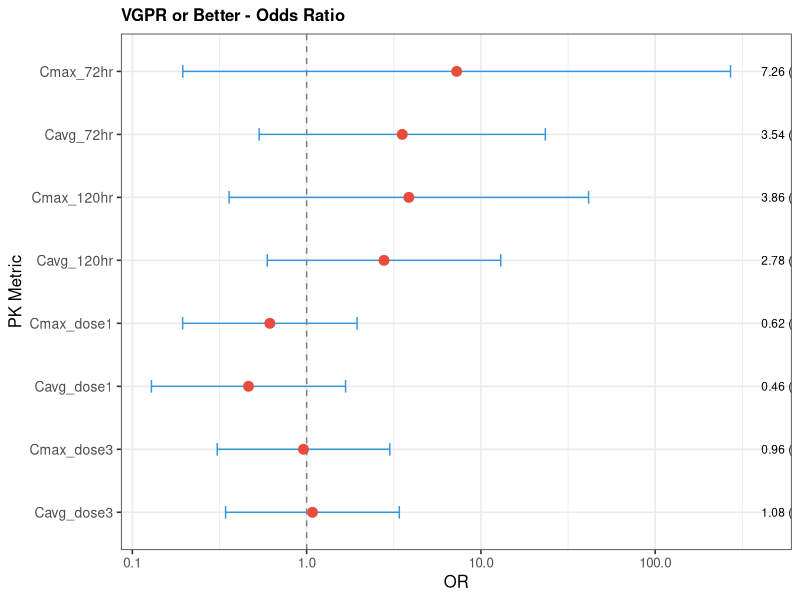
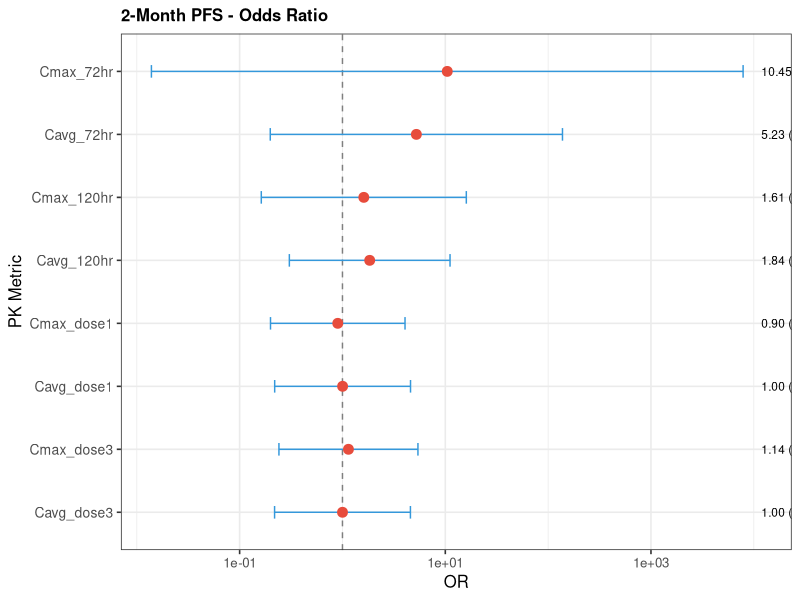

Here is the R script that generated these plots, in order: (Note: this script raises an error after producing the figures.)
#===============================================================================
# Teclistamab PK-Response Association Analysis
#
# For patients with ≥4 weeks of treatment:
# 1. VGPR or better (≥VGPR) - Odds Ratio (Logistic Regression)
# 2. 2-month PFS status - Odds Ratio (Logistic Regression)
# 3. PFS - Hazard Ratio (Cox Regression)
#
# NOTE: Uses PK metrics from ae_pk_analysis.R (pk_ae_merged_results.csv)
#       Run ae_pk_analysis.R first to generate the PK data
#===============================================================================

library(tidyverse)
library(survival)
library(broom)
library(gridExtra)

set.seed(12345)

cat("==========================================================\n")
cat("    Teclistamab PK-Response Association Analysis\n")
cat("==========================================================\n\n")

#-------------------------------------------------------------------------------
# 1. Load PK Data from Previous Analysis
#-------------------------------------------------------------------------------

cat("Loading data...\n")

# Load PK metrics from ae_pk_analysis.R output
if (!file.exists("pk_ae_merged_results.csv")) {
  stop("pk_ae_merged_results.csv not found! Run ae_pk_analysis.R first.")
}

pk_data <- read_csv("pk_ae_merged_results.csv", show_col_types = FALSE)
cat("  - Loaded PK data for", nrow(pk_data), "patients from ae_pk_analysis.R\n")

# Load dosing data to calculate treatment duration
dosing_all <- read_csv("mrgsolve_dosing_full.csv", show_col_types = FALSE) %>%
  filter(TIME >= 0) %>%
  arrange(ID, TIME)

# Load response data
response_data <- read_csv("response_data.csv", show_col_types = FALSE)
cat("  - Loaded response data for", nrow(response_data), "patients\n")

#-------------------------------------------------------------------------------
# 2. Calculate Treatment Duration and Filter for ≥4 Weeks
#-------------------------------------------------------------------------------

cat("\n=== Filtering for ≥4 weeks treatment ===\n")

# Calculate treatment duration per patient (max TIME in hours)
treatment_duration <- dosing_all %>%
  group_by(ID) %>%
  summarise(
    N_doses = n(),
    Max_TIME_hr = max(TIME),
    Treatment_days = max(TIME) / 24,
    .groups = "drop"
  )

cat("\nTreatment Duration Summary:\n")
print(treatment_duration)

# Filter for ≥4 weeks treatment (28 days = 672 hours)
patients_4weeks <- treatment_duration %>%
  filter(Treatment_days >= 28)

cat("\n>>> Patients with ≥4 weeks treatment:", nrow(patients_4weeks), "out of", nrow(treatment_duration), "<<<\n")

if (nrow(patients_4weeks) == 0) {
  stop("No patients with ≥4 weeks of treatment found!")
}

cat("\nFiltered patients IDs:", paste(patients_4weeks$ID, collapse = ", "), "\n")

#-------------------------------------------------------------------------------
# 3. Merge Data and Create Analysis Dataset
#-------------------------------------------------------------------------------

cat("\n=== Creating analysis dataset ===\n")

# Filter PK data for ≥4 weeks patients and merge with response data
filtered_data <- pk_data %>%
  filter(ID %in% patients_4weeks$ID) %>%
  left_join(response_data, by = "PID") %>%
  left_join(patients_4weeks %>% select(ID, N_doses, Treatment_days), by = "ID") %>%
  mutate(
    # VGPR or better (sCR, CR, VGPR)
    VGPR_or_better = ifelse(RESP_CTX %in% c("sCR", "CR", "VGPR"), 1, 0),

    # 2-month (60 days) PFS status
    PFS_2month = case_when(
      DAYS_VS_PFS_CTX >= 60 ~ 1,
      VS_PFS_CTX == 0 ~ 1,
      VS_PFS_CTX == 1 & DAYS_VS_PFS_CTX < 60 ~ 0,
      TRUE ~ NA_real_
    ),

    # For Cox model
    PFS_event = VS_PFS_CTX,
    PFS_time = DAYS_VS_PFS_CTX
  )

# Summary of response outcomes
cat("\n=== Response Summary (patients with ≥4 weeks treatment) ===\n")
cat("Total patients:", nrow(filtered_data), "\n")
cat("\nResponse distribution:\n")
print(table(filtered_data$RESP_CTX, useNA = "ifany"))

cat("\nVGPR or better:\n")
print(table(filtered_data$VGPR_or_better, useNA = "ifany"))

cat("\n2-month PFS status:\n")
print(table(filtered_data$PFS_2month, useNA = "ifany"))

cat("\nPFS events:\n")
print(table(filtered_data$PFS_event, useNA = "ifany"))

# Save filtered data
write_csv(filtered_data, "pk_response_analysis_data.csv")
cat("\nSaved filtered analysis data to: pk_response_analysis_data.csv\n")

#-------------------------------------------------------------------------------
# 4. Define PK Metrics for Analysis
#-------------------------------------------------------------------------------

pk_metrics <- c("Cmax_72hr", "Cavg_72hr", "Cmax_120hr", "Cavg_120hr",
                "Cmax_dose1", "Cavg_dose1", "Cmax_dose3", "Cavg_dose3")

#-------------------------------------------------------------------------------
# 5. Logistic Regression Function (for OR)
#-------------------------------------------------------------------------------

run_logistic_analysis <- function(data, outcome_var, pk_var, outcome_name) {

  # Filter valid data
  model_data <- data %>%
    filter(!is.na(.data[[outcome_var]]) & !is.na(.data[[pk_var]]))

  if (nrow(model_data) < 5) return(NULL)
  if (length(unique(model_data[[outcome_var]])) < 2) return(NULL)

  # Standardize PK variable for comparable ORs
  model_data$pk_std <- scale(model_data[[pk_var]])[,1]

  # Fit logistic regression
  formula <- as.formula(paste(outcome_var, "~ pk_std"))

  tryCatch({
    fit <- glm(formula, data = model_data, family = binomial)

    # Extract results
    coef_summary <- summary(fit)$coefficients

    # Calculate OR and 95% CI
    beta <- coef_summary["pk_std", "Estimate"]
    se <- coef_summary["pk_std", "Std. Error"]
    p_value <- coef_summary["pk_std", "Pr(>|z|)"]

    or <- exp(beta)
    or_lower <- exp(beta - 1.96 * se)
    or_upper <- exp(beta + 1.96 * se)

    # Also calculate OR per unit (not standardized)
    pk_sd <- sd(model_data[[pk_var]], na.rm = TRUE)
    or_per_unit <- exp(beta / pk_sd * 0.1)  # OR per 0.1 unit increase

    tibble(
      Outcome = outcome_name,
      `PK Metric` = pk_var,
      N = nrow(model_data),
      `N Events` = sum(model_data[[outcome_var]] == 1),
      `OR (95% CI)` = sprintf("%.2f (%.2f-%.2f)", or, or_lower, or_upper),
      OR = or,
      OR_lower = or_lower,
      OR_upper = or_upper,
      `p-value` = p_value,
      Sig = ifelse(p_value < 0.05, "*", "")
    )
  }, error = function(e) {
    NULL
  })
}

#-------------------------------------------------------------------------------
# 6. Cox Regression Function (for HR)
#-------------------------------------------------------------------------------

run_cox_analysis <- function(data, pk_var) {

  # Filter valid data
  model_data <- data %>%
    filter(!is.na(PFS_event) & !is.na(PFS_time) & !is.na(.data[[pk_var]])) %>%
    filter(PFS_time > 0)

  if (nrow(model_data) < 5) return(NULL)
  if (sum(model_data$PFS_event) < 2) return(NULL)

  # Standardize PK variable
  model_data$pk_std <- scale(model_data[[pk_var]])[,1]

  tryCatch({
    # Fit Cox model
    fit <- coxph(Surv(PFS_time, PFS_event) ~ pk_std, data = model_data)

    # Extract results
    fit_summary <- summary(fit)

    hr <- fit_summary$conf.int[1, "exp(coef)"]
    hr_lower <- fit_summary$conf.int[1, "lower .95"]
    hr_upper <- fit_summary$conf.int[1, "upper .95"]
    p_value <- fit_summary$coefficients[1, "Pr(>|z|)"]

    tibble(
      Outcome = "PFS",
      `PK Metric` = pk_var,
      N = nrow(model_data),
      `N Events` = sum(model_data$PFS_event),
      `HR (95% CI)` = sprintf("%.2f (%.2f-%.2f)", hr, hr_lower, hr_upper),
      HR = hr,
      HR_lower = hr_lower,
      HR_upper = hr_upper,
      `p-value` = p_value,
      Sig = ifelse(p_value < 0.05, "*", "")
    )
  }, error = function(e) {
    NULL
  })
}

#-------------------------------------------------------------------------------
# 7. Run Analyses
#-------------------------------------------------------------------------------

cat("\n")
cat("==========================================================\n")
cat("             STATISTICAL ANALYSIS RESULTS\n")
cat("==========================================================\n")

# 7.1 VGPR or better (Logistic Regression - OR)
cat("\n\n--- 1. VGPR or Better (≥VGPR) - Odds Ratio ---\n")

vgpr_results <- map_dfr(pk_metrics, function(pk_var) {
  run_logistic_analysis(filtered_data, "VGPR_or_better", pk_var, "≥VGPR")
})

if (nrow(vgpr_results) > 0) {
  print(vgpr_results %>% select(-OR, -OR_lower, -OR_upper), n = 100)
} else {
  cat("Insufficient data for VGPR analysis\n")
}

# 7.2 2-month PFS (Logistic Regression - OR)
cat("\n\n--- 2. 2-Month PFS Status - Odds Ratio ---\n")

pfs2m_results <- map_dfr(pk_metrics, function(pk_var) {
  run_logistic_analysis(filtered_data, "PFS_2month", pk_var, "2-month PFS")
})

if (nrow(pfs2m_results) > 0) {
  print(pfs2m_results %>% select(-OR, -OR_lower, -OR_upper), n = 100)
} else {
  cat("Insufficient data for 2-month PFS analysis\n")
}

# 7.3 PFS (Cox Regression - HR)
cat("\n\n--- 3. Progression-Free Survival (PFS) - Hazard Ratio ---\n")

pfs_results <- map_dfr(pk_metrics, function(pk_var) {
  run_cox_analysis(filtered_data, pk_var)
})

if (nrow(pfs_results) > 0) {
  print(pfs_results %>% select(-HR, -HR_lower, -HR_upper), n = 100)
} else {
  cat("Insufficient data for PFS analysis\n")
}

#-------------------------------------------------------------------------------
# 8. Combine and Save Results
#-------------------------------------------------------------------------------

# Combine all results
all_results <- bind_rows(
  vgpr_results %>% mutate(Analysis = "Logistic (OR)"),
  pfs2m_results %>% mutate(Analysis = "Logistic (OR)"),
  pfs_results %>%
    rename(`OR (95% CI)` = `HR (95% CI)`, OR = HR, OR_lower = HR_lower, OR_upper = HR_upper) %>%
    mutate(Analysis = "Cox (HR)")
)

write_csv(all_results, "pk_response_statistical_results.csv")
cat("\n\nSaved all results to: pk_response_statistical_results.csv\n")

#-------------------------------------------------------------------------------
# 9. Create Forest Plots
#-------------------------------------------------------------------------------

cat("\n=== Creating Forest Plots ===\n")

create_forest_plot <- function(results, title, estimate_type = "OR") {

  if (nrow(results) == 0) return(NULL)

  plot_data <- results %>%
    mutate(
      estimate = if (estimate_type == "OR") OR else HR,
      lower = if (estimate_type == "OR") OR_lower else HR_lower,
      upper = if (estimate_type == "OR") OR_upper else HR_upper,
      label = sprintf("%.2f (%.2f-%.2f)", estimate, lower, upper),
      pk_metric = factor(`PK Metric`, levels = rev(pk_metrics))
    )

  ggplot(plot_data, aes(x = estimate, y = pk_metric)) +
    geom_vline(xintercept = 1, linetype = "dashed", color = "gray50") +
    geom_errorbarh(aes(xmin = lower, xmax = upper), height = 0.2, color = "#3498db") +
    geom_point(size = 3, color = "#e74c3c") +
    geom_text(aes(label = label, x = max(upper) * 1.5), hjust = 0, size = 3) +
    geom_text(aes(label = ifelse(Sig == "*", "*", ""), x = estimate),
              vjust = -1, size = 5, color = "red") +
    scale_x_log10() +
    labs(
      title = title,
      x = estimate_type,
      y = "PK Metric"
    ) +
    theme_bw(base_size = 12) +
    theme(
      plot.title = element_text(face = "bold", size = 12),
      axis.text.y = element_text(size = 10)
    )
}

# Forest plot for VGPR
if (nrow(vgpr_results) > 0) {
  p_vgpr <- create_forest_plot(vgpr_results, "VGPR or Better - Odds Ratio", "OR")
  if (!is.null(p_vgpr)) {
    ggsave("forest_VGPR_OR.png", p_vgpr, width = 10, height = 6, dpi = 200)
    cat("Saved: forest_VGPR_OR.png\n")
  }
}

# Forest plot for 2-month PFS
if (nrow(pfs2m_results) > 0) {
  p_pfs2m <- create_forest_plot(pfs2m_results, "2-Month PFS - Odds Ratio", "OR")
  if (!is.null(p_pfs2m)) {
    ggsave("forest_2monthPFS_OR.png", p_pfs2m, width = 10, height = 6, dpi = 200)
    cat("Saved: forest_2monthPFS_OR.png\n")
  }
}

# Forest plot for PFS HR
if (nrow(pfs_results) > 0) {
  pfs_plot_data <- pfs_results %>%
    rename(OR = HR, OR_lower = HR_lower, OR_upper = HR_upper)
  p_pfs <- create_forest_plot(pfs_plot_data, "Progression-Free Survival - Hazard Ratio", "HR")
  if (!is.null(p_pfs)) {
    ggsave("forest_PFS_HR.png", p_pfs, width = 10, height = 6, dpi = 200)
    cat("Saved: forest_PFS_HR.png\n")
  }
}

#-------------------------------------------------------------------------------
# 10. Summary Boxplots by Response
#-------------------------------------------------------------------------------

cat("\nCreating boxplots by response...\n")

# Boxplot for VGPR
create_response_boxplot <- function(data, response_var, response_label, pk_var) {
  plot_data <- data %>%
    filter(!is.na(.data[[response_var]]) & !is.na(.data[[pk_var]])) %>%
    mutate(Response = factor(ifelse(.data[[response_var]] == 1, "Yes", "No"),
                              levels = c("No", "Yes")))

  if (nrow(plot_data) < 4) return(NULL)

  ggplot(plot_data, aes(x = Response, y = .data[[pk_var]], fill = Response)) +
    geom_boxplot(alpha = 0.7) +
    geom_jitter(width = 0.15, alpha = 0.6, size = 2.5) +
    scale_fill_manual(values = c("No" = "#e74c3c", "Yes" = "#27ae60")) +
    labs(title = response_label, x = "", y = pk_var) +
    theme_bw(base_size = 11) +
    theme(legend.position = "none",
          plot.title = element_text(size = 10, face = "bold"))
}

# Key metrics
key_metrics <- c("Cavg_72hr", "Cavg_120hr", "Cmax_72hr", "Cmax_120hr")

# VGPR boxplots
vgpr_plots <- list()
for (pk_var in key_metrics) {
  p <- create_response_boxplot(filtered_data, "VGPR_or_better", "≥VGPR", pk_var)
  if (!is.null(p)) {
    p <- p + labs(title = pk_var, x = "≥VGPR")
    vgpr_plots[[pk_var]] <- p
  }
}

if (length(vgpr_plots) > 0) {
  combined <- arrangeGrob(grobs = vgpr_plots, ncol = 2, nrow = 2,
                           top = "PK Metrics by VGPR Response")
  ggsave("boxplot_VGPR_response.png", combined, width = 10, height = 10, dpi = 200)
  cat("Saved: boxplot_VGPR_response.png\n")
}

#-------------------------------------------------------------------------------
# 11. Final Summary
#-------------------------------------------------------------------------------

cat("\n")
cat("==========================================================\n")
cat("                    FINAL SUMMARY\n")
cat("==========================================================\n\n")

cat("Analysis Population:\n")
cat("  - Patients with ≥4 weeks treatment:", nrow(filtered_data), "\n")
cat("  - Patients with response data:", sum(!is.na(filtered_data$RESP_CTX)), "\n")
cat("  - Patients with PFS data:", sum(!is.na(filtered_data$PFS_time)), "\n")

cat("\nResponse Outcomes:\n")
cat("  - VGPR or better (≥VGPR):", sum(filtered_data$VGPR_or_better == 1, na.rm = TRUE),
    "/", sum(!is.na(filtered_data$VGPR_or_better)), "\n")
cat("  - 2-month PFS achieved:", sum(filtered_data$PFS_2month == 1, na.rm = TRUE),
    "/", sum(!is.na(filtered_data$PFS_2month)), "\n")
cat("  - PFS events:", sum(filtered_data$PFS_event == 1, na.rm = TRUE),
    "/", sum(!is.na(filtered_data$PFS_event)), "\n")

# Significant findings
cat("\n>>> Significant Associations (p < 0.05) <<<\n\n")

sig_results <- all_results %>% filter(Sig == "*")

if (nrow(sig_results) > 0) {
  print(sig_results %>% select(Outcome, `PK Metric`, N, `N Events`, `OR (95% CI)`, `p-value`), n = 100)
} else {
  cat("No significant associations found (p < 0.05)\n")
}

cat("\n==========================================================\n")
cat("                    OUTPUT FILES\n")
cat("==========================================================\n")
cat("  - pk_response_analysis_data.csv (filtered analysis data)\n")
cat("  - pk_response_statistical_results.csv (all statistical results)\n")
cat("  - forest_VGPR_OR.png (VGPR forest plot)\n")
cat("  - forest_2monthPFS_OR.png (2-month PFS forest plot)\n")
cat("  - forest_PFS_HR.png (PFS hazard ratio forest plot)\n")
cat("  - boxplot_VGPR_response.png (VGPR boxplots)\n")
cat("==========================================================\n")
cat("                 Analysis Complete!\n")
cat("==========================================================\n")
